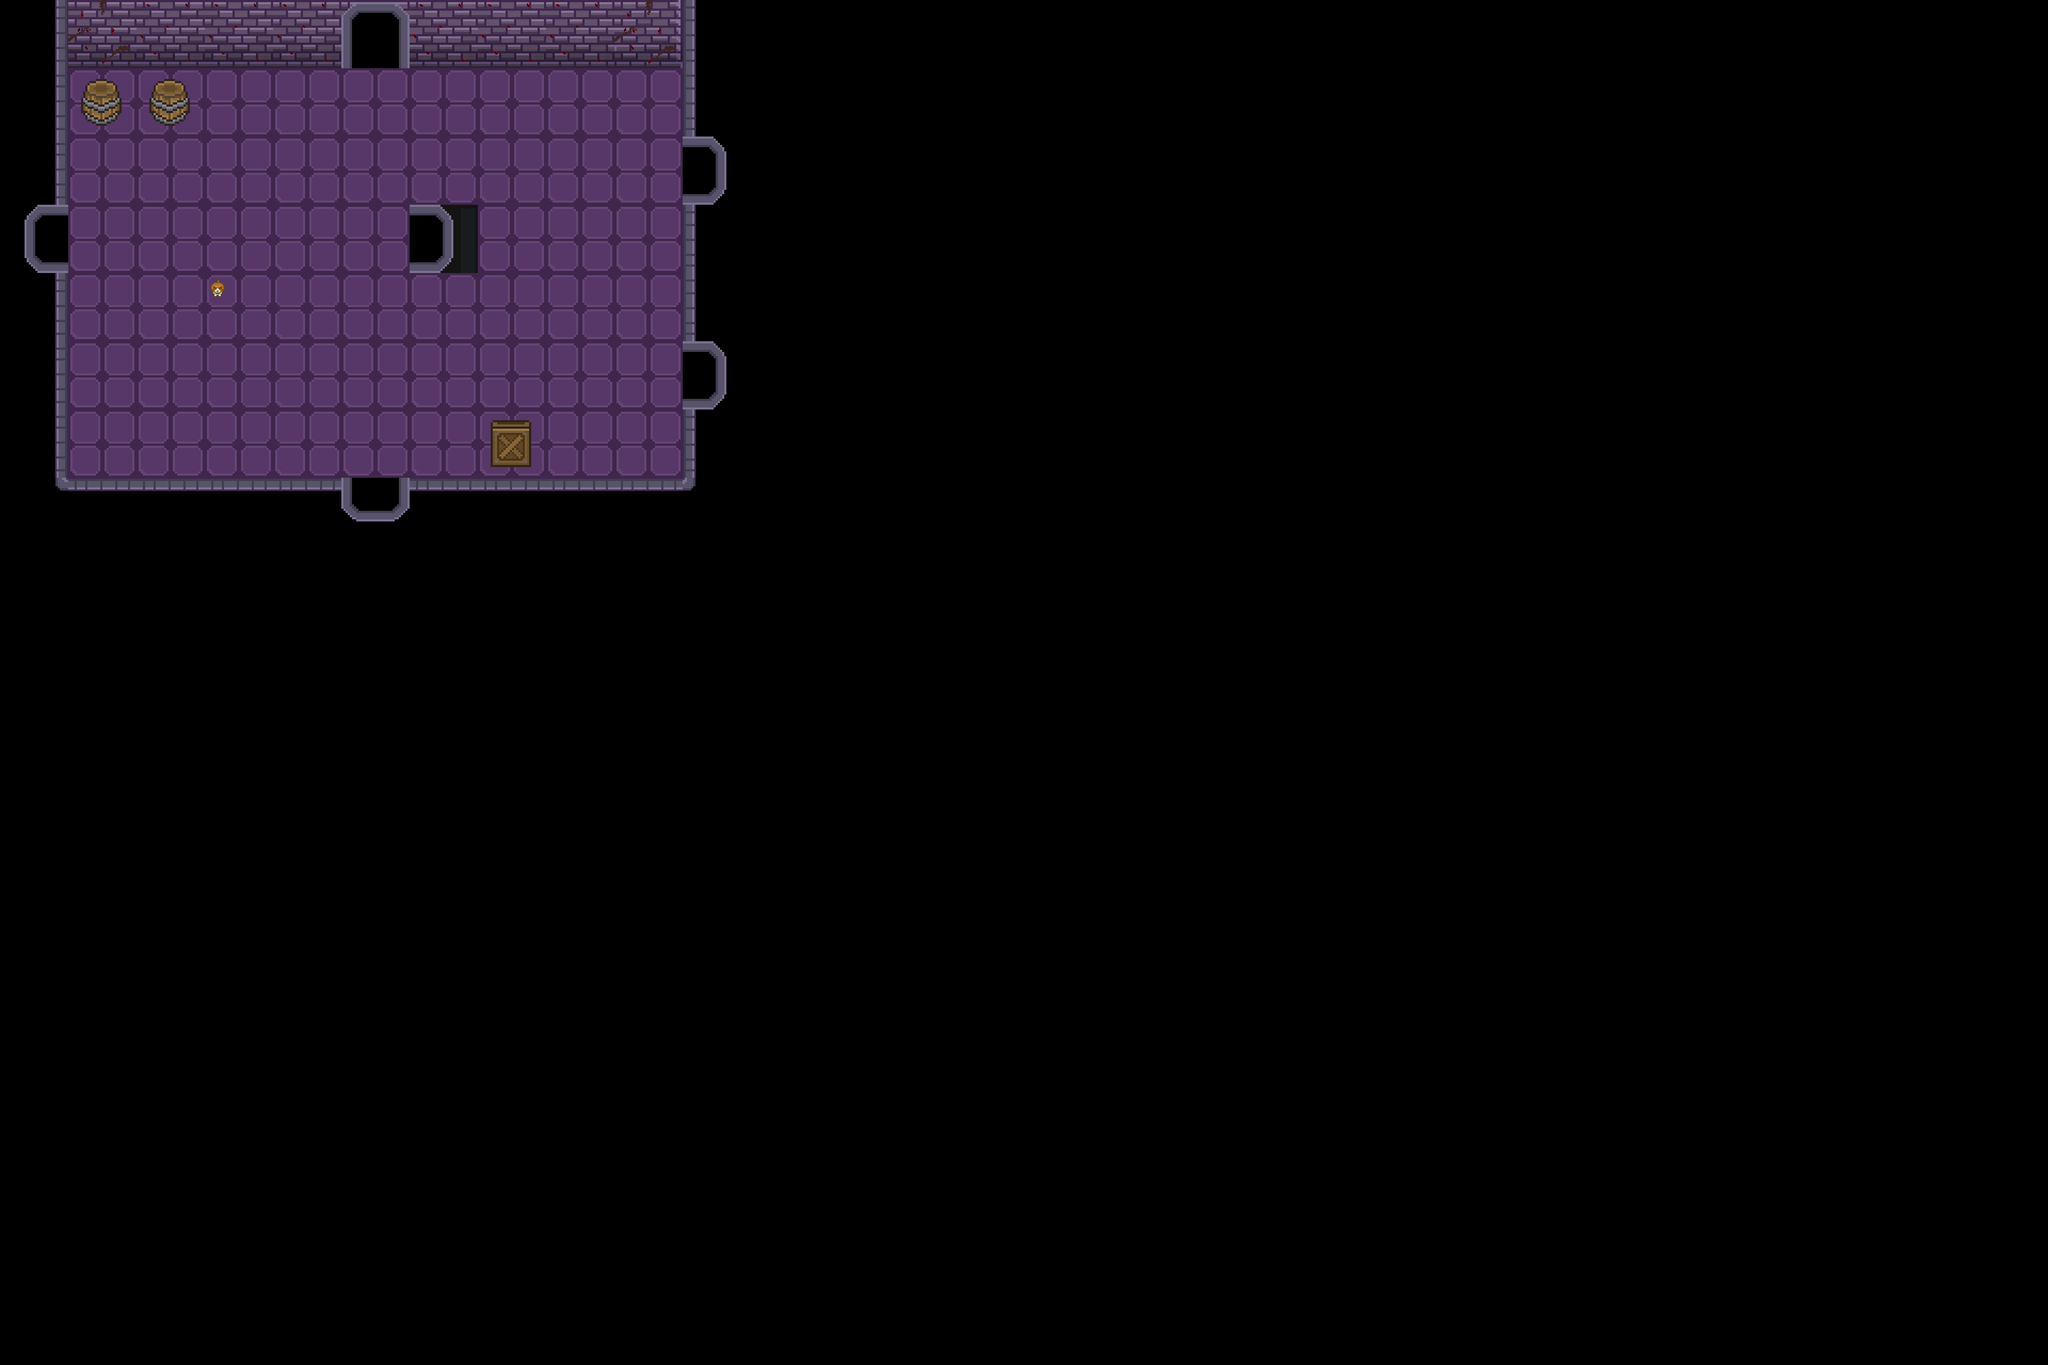

A level layout from a 2D game, rendered from its tile map. Below: a short description, then the map file with tile-grid data replaced by summaries:
An orthogonal 30x20 tile map with 128x128 px tiles, 5 tile layers (floor, wall, objects, door, ...), 2 tilesets and 12 objects (toroom1_up, toroom1_down, toroom1_left, toroom1_right, toroom1_down_right, ...).

<map version="1.10" tiledversion="1.11.0" orientation="orthogonal" renderorder="right-down" width="30" height="20" tilewidth="128" tileheight="128" infinite="0" nextlayerid="10" nextobjectid="21">
 <tileset firstgid="1" source="dungeon_tile.tsx" />
 <tileset firstgid="101" source="dungeon_tile2.tsx" />
 <layer id="1" name="floor" width="30" height="20">
  <data>[600 cells, 54 non-empty, 2 distinct tile ids]</data>
 </layer>
 <layer id="8" name="wall" width="30" height="20">
  <data>[600 cells, 34 non-empty, 4 distinct tile ids]</data>
 </layer>
 <layer id="3" name="objects" width="30" height="20">
  <data>[600 cells, 11 non-empty, 4 distinct tile ids]</data>
 </layer>
 <layer id="7" name="door" width="30" height="20">
  <data>[600 cells, 6 non-empty, 2 distinct tile ids]</data>
 </layer>
 <objectgroup id="4" name="door">
  <object id="1" name="toroom1_up" x="640" y="0" width="23.4167" height="18.25">
   <properties>
    <property name="path" value="../map/room1_up.tmx" />
    <property name="player" value="room0" />
   </properties>
  </object>
  <object id="7" name="toroom1_down" x="640" y="896">
   <properties>
    <property name="path" value="../map/room1_down.tmx" />
    <property name="player" value="room0" />
   </properties>
  </object>
  <object id="8" name="toroom1_left" x="0" y="384">
   <properties>
    <property name="path" value="../map/room1_left.tmx" />
    <property name="player" value="room0" />
   </properties>
  </object>
  <object id="10" name="toroom1_right" x="1280" y="256">
   <properties>
    <property name="path" value="../map/room1_right.tmx" />
    <property name="player" value="room0" />
   </properties>
  </object>
  <object id="12" name="toroom1_down_right" x="1280" y="640">
   <properties>
    <property name="path" value="../map/room1_down_right.tmx" />
    <property name="player" value="room0" />
   </properties>
  </object>
  <object id="14" name="hub" x="768" y="384">
   <properties>
    <property name="path" value="../map/hub.tmx" />
    <property name="player" value="bfs" />
   </properties>
  </object>
 </objectgroup>
 <objectgroup id="5" name="player">
  <object id="3" name="room1_left" x="256" y="384" />
  <object id="16" name="room1_up" x="640" y="256" />
  <object id="17" name="room1_right" x="1152" y="256" />
  <object id="18" name="room1_down_right" x="1152" y="640" />
  <object id="19" name="room1_down" x="706.667" y="741.333" />
  <object id="20" name="room0" x="640" y="384" />
 </objectgroup>
 <objectgroup id="6" name="capecao" />
 <layer id="9" name="npc" width="30" height="20">
  <data>[600 cells, 1 non-empty, 1 distinct tile ids]</data>
 </layer>
</map>
